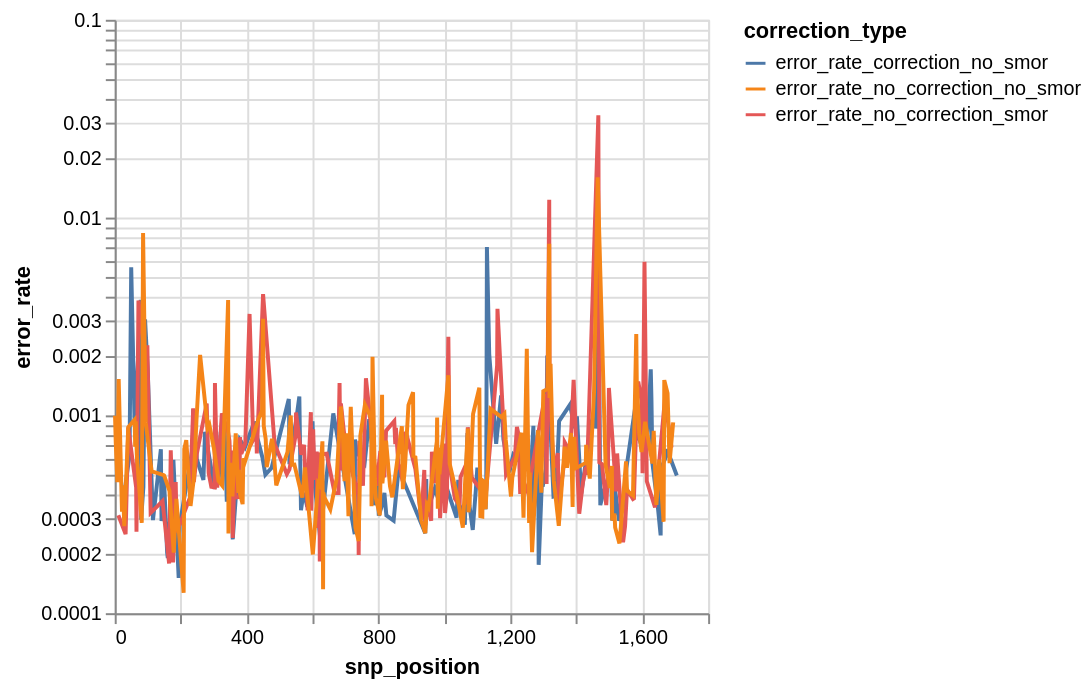

Here is the notebook cell this chart was saved with:
### Code cell
'''
Visualize
'''

# allow plotting more than 500 rows
alt.data_transformers.enable("vegafusion")

merged_long = merged.melt(
    id_vars='snp_position',
    value_vars=[
        'error_rate_no_correction_no_smor',
        'error_rate_correction_no_smor',
        'error_rate_no_correction_smor'
    ],
    var_name='correction_type',
    value_name='error_rate'
)

chart = alt.Chart(merged_long.sample(frac=0.1)).mark_line().encode(
    x=alt.X('snp_position:Q'),
    y=alt.Y('error_rate:Q').scale(type='log'),
    color=alt.Color('correction_type:N')
)

chart

### Figure 1 — Vega specification as saved in the notebook (floating-point values rounded to 4 significant figures; data arrays with more than 128 entries replaced by an {"elided": "..."} marker saying what was removed)
{"$schema": "https://vega.github.io/schema/vega/v6.json", "data": [{"name": "source_0", "values": {"elided": "512 records"}}, {"name": "source_0_x_domain_snp_position", "values": [{"min": 1, "max": 1705}]}, {"name": "source_0_color_domain_correction_type", "values": [{"correction_type": "error_rate_correction_no_smor"}, {"correction_type": "error_rate_no_correction_smor"}, {"correction_type": "error_rate_no_correction_no_smor"}]}], "marks": [{"type": "group", "name": "pathgroup", "from": {"facet": {"data": "source_0", "name": "faceted_path_main", "groupby": ["correction_type"]}}, "encode": {"update": {"width": {"field": {"signal": null, "datum": null, "group": "width", "parent": null}}, "height": {"field": {"signal": null, "datum": null, "group": "height", "parent": null}}}}, "marks": [{"type": "line", "name": "marks", "from": {"data": "faceted_path_main"}, "sort": {"field": "x"}, "encode": {"update": {"y": {"field": "error_rate", "scale": "y"}, "x": {"field": "snp_position", "scale": "x"}, "defined": {"signal": "isValid(datum[\"snp_position\"]) && isFinite(+datum[\"snp_position\"]) && isValid(datum[\"error_rate\"]) && isFinite(+datum[\"error_rate\"])"}, "stroke": {"field": "correction_type", "scale": "color"}}}, "style": ["line"]}]}], "scales": [{"name": "x", "type": "linear", "domain": [{"signal": "(data(\"source_0_x_domain_snp_position\")[0] || {}).min"}, {"signal": "(data(\"source_0_x_domain_snp_position\")[0] || {}).max"}], "range": [0, {"signal": "width"}], "nice": true, "zero": false}, {"name": "y", "type": "log", "domain": {"data": "source_0", "field": "error_rate"}, "range": [{"signal": "height"}, 0], "nice": true}, {"name": "color", "type": "ordinal", "domain": {"data": "source_0_color_domain_correction_type", "field": "correction_type", "sort": true}, "range": "category"}], "axes": [{"scale": "x", "domain": false, "grid": true, "minExtent": 0, "maxExtent": 0, "gridScale": "y", "orient": "bottom", "tickCount": {"signal": "ceil(width/40)"}, "labels": false, "ticks": false, "zindex": 0, "aria": false}, {"scale": "y", "zindex": 0, "orient": "left", "gridScale": "x", "minExtent": 0, "grid": true, "labels": false, "maxExtent": 0, "aria": false, "ticks": false, "domain": false}, {"scale": "x", "zindex": 0, "labelFlush": true, "title": "snp_position", "orient": "bottom", "grid": false, "labelOverlap": true, "tickCount": {"signal": "ceil(width/40)"}}, {"scale": "y", "title": "error_rate", "zindex": 0, "orient": "left", "labelOverlap": "greedy", "grid": false}], "legends": [{"stroke": "color", "symbolType": "stroke", "title": "correction_type"}], "width": 300, "height": 300, "background": "white", "padding": 5, "style": "cell"}
